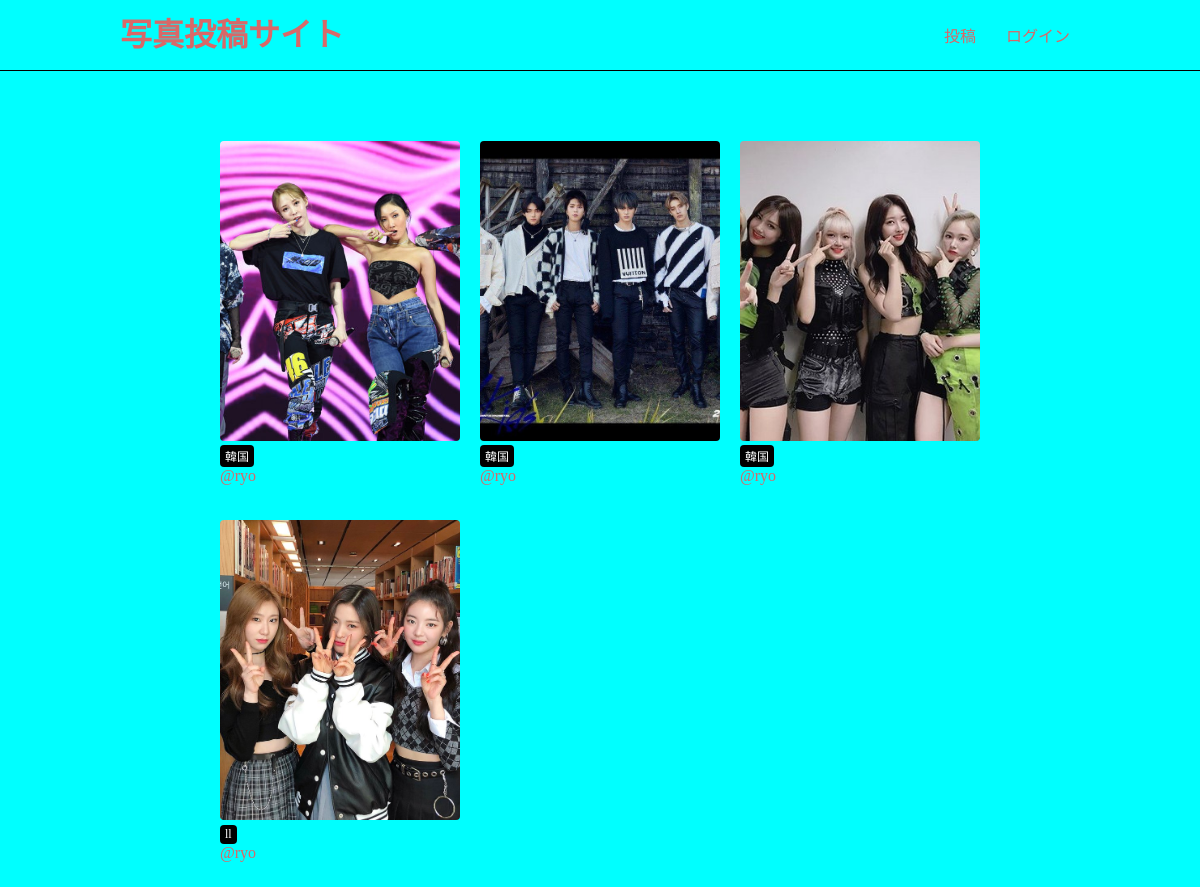
The page / on the database its author committed.
### app/models.py (models this page shows, shortened)
class Photo(models.Model):
    title = models.CharField(max_length=150)
    comment = models.TextField(blank=True)
    image = models.ImageField(upload_to='photos')
    category = models.ForeignKey(Category,
                                on_delete=models.PROTECT) # 追加
    user = models.ForeignKey(User, on_delete=models.CASCADE)
    created_at = models.DateTimeField(auto_now=True)

class Category(models.Model):
    title = models.CharField(max_length=20)
    def __str__(self):
        return self.title

### app/views.py (the view)
# urls.py: path('', views.index, name='index'),
def index(request):
    photos = Photo.objects.all().order_by('-created_at')
    return render(request, 'app/index.html', {'photos': photos})

### app/templates/app/index.html (shortened to what this page needs)
{% extends 'app/base.html' %} {% block content %}  {% include 'app/photos_list.html' %} {% endblock %}

### app/templates/app/photos_list.html
<div class="photo-container">
  {% for photo in photos %}
  <div class="photo">
    <a href="{% url 'app:photos_detail' photo.id %}">
      <img src="{{ photo.image.url }}" class="photo-img" />
    </a>
    <div class="photo-info">
      <a
        href="{% url 'app:photos_category' category=photo.category %}"
        class="category"
        >{{ photo.category }}</a
      >
      <a href="{% url 'app:users_detail' photo.user.id %}">@{{ photo.user }}</a>
    </div>
  </div>
  {% endfor %}
</div>

### static/css/style.css (style rules this page uses)
html, body { margin: 0; background-color: cyan; }
div { box-sizing: border-box; }
a { text-decoration: none; color: rgb(216, 104, 104); }
.photo { width: calc(100% / 3); float: left; padding: 10px; margin-bottom: 15px; }
.photo a { display: block; }
.photo-info .category { display: inline-block; padding: 2px 5px; border-radius: 4px; font-size: 12px; color: #fff; background-color: #000; }
.photo-img { width: 100%; max-width: 500px; height: 300px; object-fit: cover; border-radius: 4px; }

### rows shown on the page
Photo: image (picture), category "韓国", user "ryo"
Photo: image (picture), category "韓国", user "ryo"
Photo: image (picture), category "韓国", user "ryo"
Photo: image (picture), category "ll", user "ryo"
